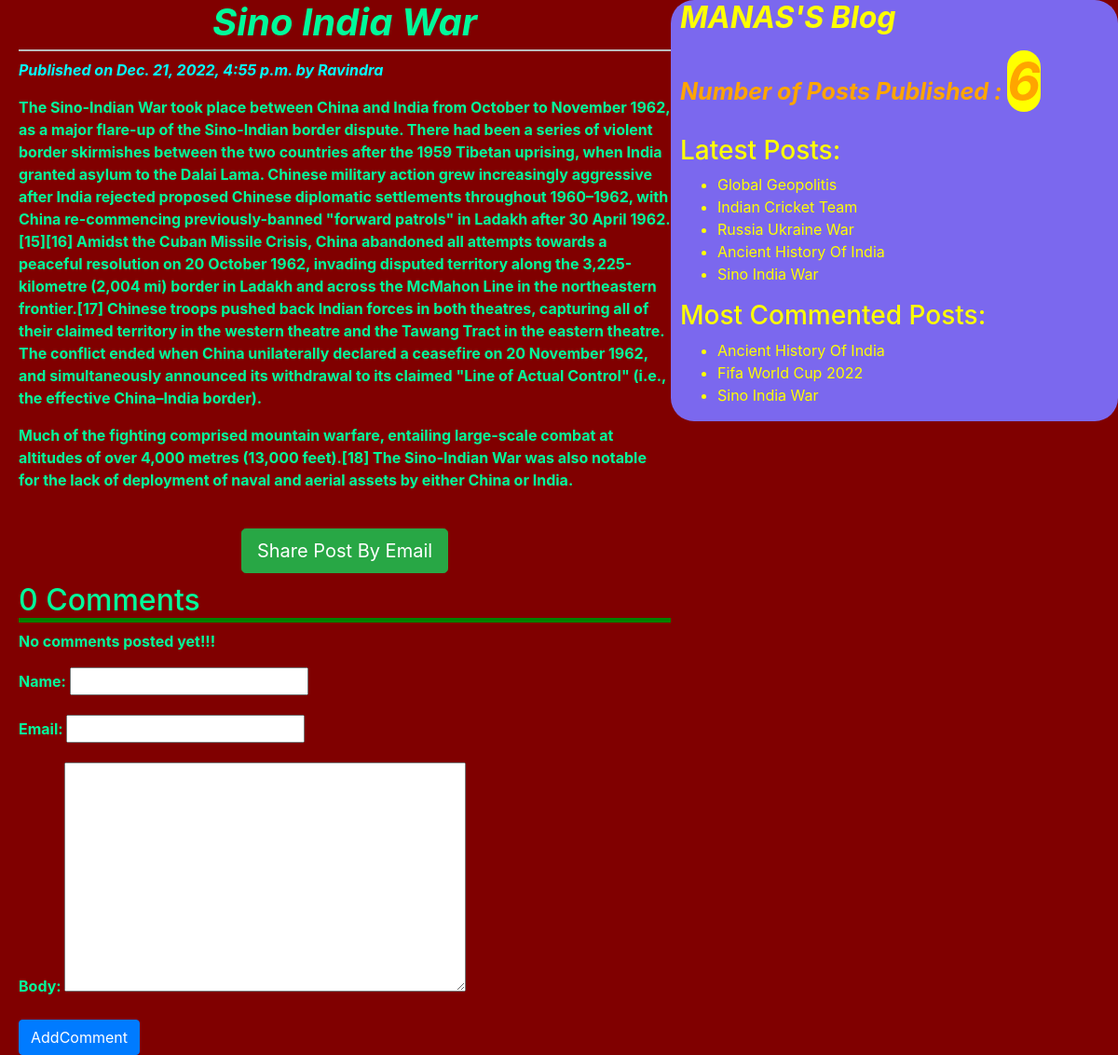
The page /2022/12/21/sino-india-war/ on the database its author committed.
### BloggingApp/models.py (models this page shows, shortened)
class Post(models.Model):
    STATUS_CHOICES=(('draft','Draft'),('published','Published'))
    title=models.CharField(max_length=150)
    slug=models.SlugField(max_length=250,unique_for_date='publish')
    author=models.ForeignKey(User,on_delete=models.CASCADE,related_name='blog_posts')
    body=models.TextField()
    publish=models.DateTimeField(default=timezone.now)
    created=models.DateTimeField(auto_now_add=True)
    updated=models.DateTimeField(auto_now=True)
    status=models.CharField(max_length=10,choices=STATUS_CHOICES,default='draft')
    objects=CustomManager()
    tags=TaggableManager()
    class Meta:
        ordering=('-publish',)
    def get_absolute_url(self):
        return reverse("post_detail",args=[self.publish.year,self.publish.strftime('%m'),self.publish.strftime('%d'),self.slug])

### BloggingApp/views.py (the view)
# urls.py: path('<year>/<month>/<day>/<post>/', views.post_details_view,name="post_detail"),
def post_details_view(request,year,month,day,post):
    post=get_object_or_404(Post,slug=post,status='published',publish__year=year,publish__month=month,publish__day=day)
    comments=post.comments.filter(active=True)
    csubmit=False
    if request.method=='POST':
        form=CommentForm(request.POST)
        if form.is_valid():
            new_comment=form.save(commit=False)
            new_comment.post=post
            new_comment.save()
            csubmit=True
    else:
        form=CommentForm()
    return render(request,'bloggingapp/post_details.html',{'post':post,'csubmit':csubmit,'form':form,'comments':comments})

### BloggingApp/forms.py
class CommentForm(forms.ModelForm):
     class Meta:
         model=Comments
         fields=('name','email','body')

### BloggingApp/models.py (called while the page is built)
    def get_queryset(self):
        return super().get_queryset().filter(status='published')

### BloggingApp/templatetags/bloggingapp_tags.py (called while the page is built)
@register.simple_tag(name='my_tag')
def total_posts():
    return Post.objects.count()

@register.inclusion_tag('bloggingapp/latest_posts123.html')
def show_latest_posts(count):
    latest_posts=Post.objects.order_by('-publish')[:count]
    return{'latest_posts':latest_posts}

@register.simple_tag
def get_most_commented_posts(count=3):
    most_commented_posts=Post.objects.annotate(total_comments=Count('comments')).order_by('-total_comments')[:count]
    return most_commented_posts

### templates/bloggingapp/post_details.html (shortened to what this page needs)
<!DOCTYPE html>
{% extends 'bloggingapp/base.html'%}
{% block content_block %}
      <h1 ><strong><em>{{post.title|title}}</em></strong></h1>
      <p class="date" style="color:cyan;font-style:oblique;font-weight:bold;">Published on {{post.publish}} by {{post.author|title}}</p>
       {{post.body|linebreaks }}<br>
       <div class="container" align="center">
            <a class="btn btn-lg btn-success" href="/{{post.id}}/share">Share Post By Email</a>
      </div>
      {% with comments.count as comments_count %}
      <h2 style="border-bottom:5px green solid;">{{comments_count}} Comment{{comments_count|pluralize}} </h2>
      {%endwith%}
      {% if comments%}
      {% for comment in comments%}
      <p id='ch' style="border-bottom:3px mediumspringgreen solid;font-style:italic;">Comment {{forloop.counter}} by {{comment.name |title}} on {{comment.created}}</p>
      <div class="cb" style="color:yellow;font-weight:bold; font-size :20px;">{{comment.body|title|linebreaks}}  </div>
      {%endfor%}
      {%else%}
      <p>No comments posted yet!!!<p>
      {%endif%}
      {% if csubmit %}
      <h3>Comment submitted successfully!!!</h3>
      {%else%}
      <form class="" method="post">
        {{form.as_p}}
        <input type="submit" class="btn btn-primary" name="" value="AddComment">
      </form>
      {%endif%}
{%endblock%}

### templates/bloggingapp/base.html (shortened to what this page needs)
<!DOCTYPE html>
{% load static %}
{% load bloggingapp_tags %}
<html lang="en" dir="ltr">
  <head>
    <link rel="stylesheet" href="{% static "css/bootstrap.css" %}">
    <link rel="stylesheet" href="{% static "css/blogging.css" %}">
  </head>
  <body>
    <div class="content">
      {% block content_block %}
      {%endblock%}
    </div>
    <div class="sidebar">
      <h2 ><strong><em>MANAS'S Blog</em></strong></h2>
      <p id="tp"> Number of Posts Published : <span  class="tp">{% my_tag %}</span></p>
      <h3>Latest Posts:</h3>{%show_latest_posts 5 %}
      <h3>Most Commented Posts:</h3>
      {% get_most_commented_posts as most_commented_posts%}
      <ul>
        {% for post in most_commented_posts%}
        <li > <a style="color:yellow;" href="{{post.get_absolute_url}}">{{post.title|title}}</a></li>
        {% endfor%}
      </ul>
    </div>
  </body>
</html>

### templates/bloggingapp/latest_posts123.html
<ul>
    {% for post in latest_posts %}
    <li><a style="color:yellow;" href="{{post.get_absolute_url}}"> {{post.title|title}}</a></li>
    {% endfor %}
</ul>

### static/css/blogging.css (style rules this page uses)
.content { width: 60%; float: left; font-family:-apple-system, BlinkMacSystemFont, 'Segoe UI', Roboto, Oxygen, Ubuntu, Cantarell, 'Open Sans', 'Helvetica Neue', sans-serif; color:mediumspringgreen; font-weight: bold; padding-left: 20px; border-radius: 25px; }
.sidebar { width: 40%; background: mediumslateblue; float: right; color:yellow; padding-left: 10px; border-radius: 25px; }
body { background:maroon; }
h1 { text-align: center; border-bottom: 2px solid #bbb; padding-bottom: 5px; }
.container { margin-bottom: 10px; }
#tp { color:orange; font-size:25px; font-weight: bold; font-style: oblique; }
.tp { background:yellow; font-size: 55px; border-radius: 50px; font-style:oblique; }

### rows shown on the page
Post: title "Sino India War", publish "Dec. 21, 2022, 4:55 p.m.", author "Ravindra", body "The Sino-Indian War took place between China and India from October to November 1962, as a major flare-up of the Sino-Indian border dispute. There had been a series of violent border skirmishes between the two countries after the 1959 Tibetan uprising, when India granted asylum to the Dalai Lama. Chinese military action grew increasingly aggressive after India rejected proposed Chinese diplomatic settlements throughout 1960–1962, with China re-commencing previously-banned \"forward patrols\" in Ladakh after 30 April 1962.[15][16] Amidst the Cuban Missile Crisis, China abandoned all attempts towards a peaceful resolution on 20 October 1962, invading disputed territory along the 3,225-kilometre…"
Post: title "Global Geopolitis"
Post: title "Indian Cricket Team"
Post: title "Russia Ukraine War"
Post: title "Ancient History Of India"
Post: title "Fifa World Cup 2022"

### other values the page prints
{{ comments_count }} "0"
